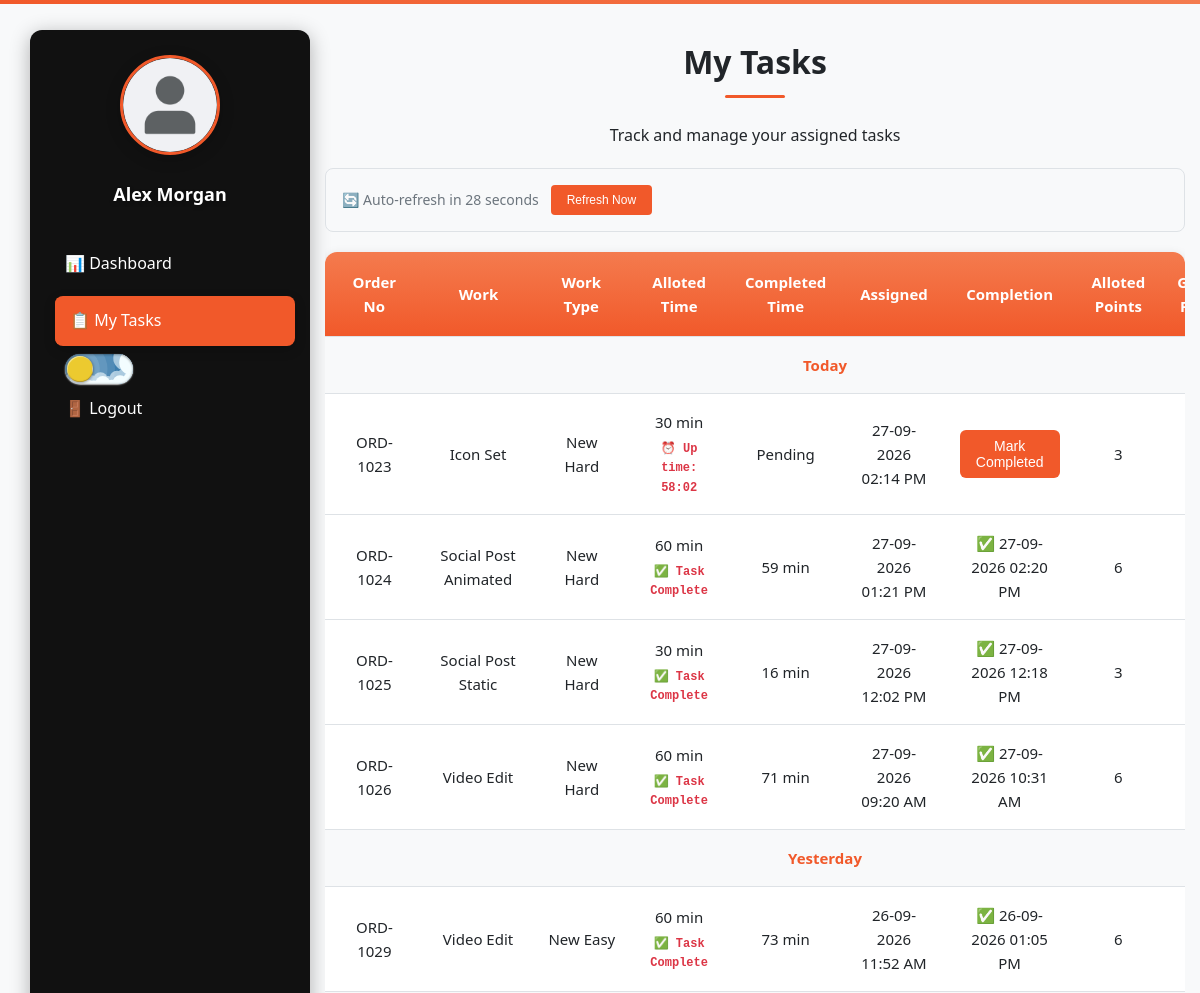
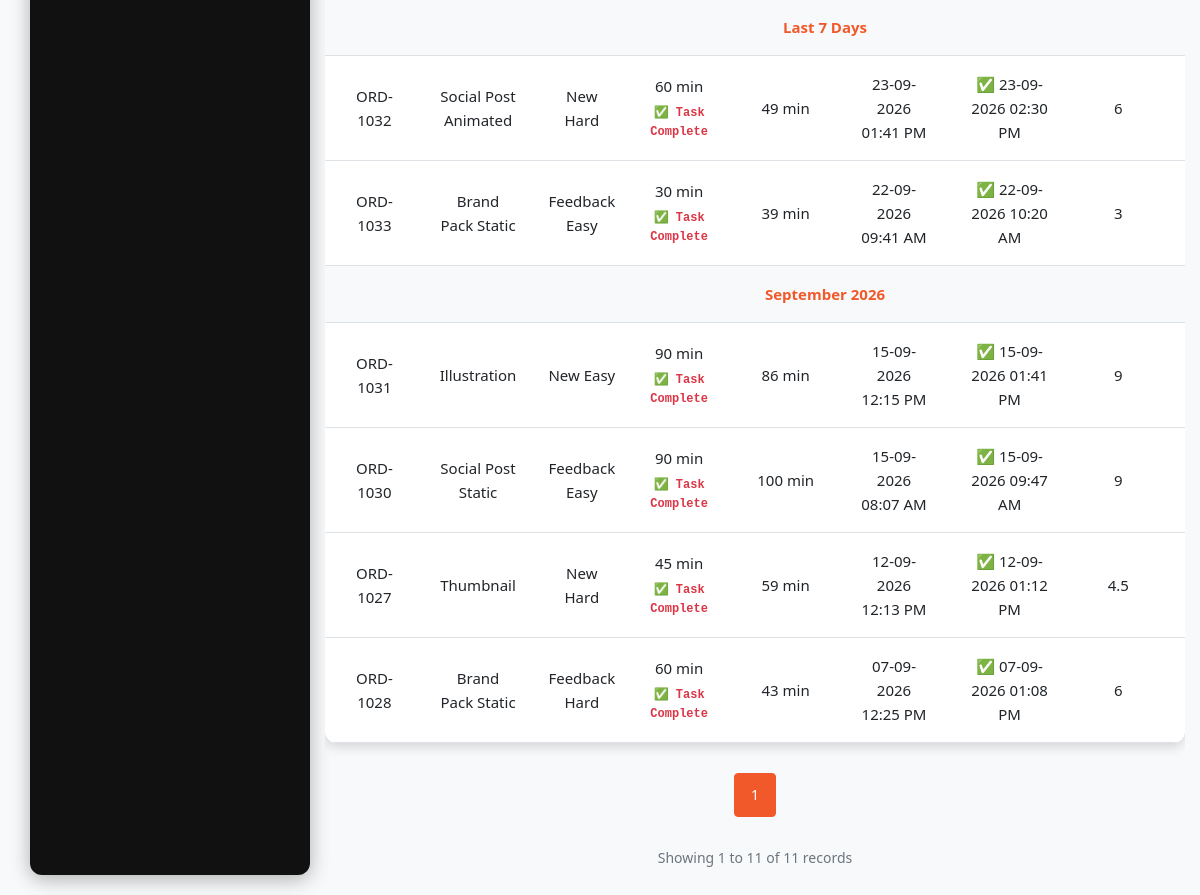
The page /employee/pages/tasks.php (signed in) on the database its author committed (2 pictures, top to bottom).
### tables this page shows
CREATE TABLE `users` (
  `id` int(11) NOT NULL,
  `username` varchar(100) NOT NULL,
  `name` varchar(100) DEFAULT NULL,
  `password` varchar(255) NOT NULL,
  `role` enum('admin','employee') NOT NULL,
  `profile_picture` varchar(255) DEFAULT NULL,
  `remember_token` varchar(64) DEFAULT NULL
);

CREATE TABLE `designer_points` (
  `id` int(11) NOT NULL,
  `designer_name` varchar(100) DEFAULT NULL,
  `order_no` tinytext DEFAULT NULL,
  `work` text DEFAULT NULL,
  `amount` int(11) NOT NULL,
  `allotted_points` float DEFAULT NULL,
  `points_gained` float DEFAULT NULL,
  `timestamp` datetime DEFAULT current_timestamp(),
  `work_type` varchar(50) DEFAULT NULL,
  `allotted_time` int(11) DEFAULT NULL,
  `assigned_time` datetime DEFAULT current_timestamp(),
  `completion_time` datetime DEFAULT NULL,
  `completed_time` int(11) DEFAULT NULL,
  `is_paused` tinyint(1) DEFAULT 0,
  `pause_start_time` datetime DEFAULT NULL,
  `paused_duration` int(11) DEFAULT 0,
  `bonus_points` float DEFAULT 0
);

### employee/pages/tasks.php (the view, shortened to what this page needs)
<?php
include '../../config/db.php';
function get_category($timestamp) {
    $date = date('Y-m-d', strtotime($timestamp));
    $today = date('Y-m-d');
    $yesterday = date('Y-m-d', strtotime('-1 day'));
    $seven_days_ago = date('Y-m-d', strtotime('-7 days'));
    if ($date == $today) {
        return 'Today';
    } elseif ($date == $yesterday) {
        return 'Yesterday';
    } elseif ($date >= $seven_days_ago) {
        return 'Last 7 Days';
    } else {
        return date('F Y', strtotime($timestamp));
    }
}
$limit = 20;
$page = isset($_GET['page']) ? max(1, intval($_GET['page'])) : 1;
$offset = ($page - 1) * $limit;
$user_id = $_SESSION['user_id'];
$user_query = $conn->prepare("SELECT name, profile_picture FROM users WHERE id = ?");
$user_query->bind_param("i", $user_id);
$user_query->execute();
$user_result = $user_query->get_result()->fetch_assoc();
$employee_name = $user_result['name'] ?? $_SESSION['username'];
$count_stmt = $conn->prepare("SELECT COUNT(*) as total FROM designer_points WHERE designer_name = ?");
$count_stmt->bind_param("s", $employee_name);
$count_stmt->execute();
$total_result = $count_stmt->get_result()->fetch_assoc();
$total_records = $total_result['total'];
$total_pages = ceil($total_records / $limit);
$stmt = $conn->prepare("SELECT *, bonus_points FROM designer_points WHERE designer_name = ? ORDER BY assigned_time DESC LIMIT ? OFFSET ?");
$stmt->bind_param("sii", $employee_name, $limit, $offset);
$stmt->execute();
$result = $stmt->get_result();
$tasks = [];
while ($row = $result->fetch_assoc()) {
    $allottedPoints = $row['allotted_time'] / 10;
    $gainedPoints = 0;
    if ($row['completion_time'] && isset($row['points_gained'])) {
        $gainedPoints = floatval($row['points_gained']);
    }
    $row['allotted_points'] = $allottedPoints;
    $row['gained_points'] = $gainedPoints;
    $tasks[] = $row;
}
?>
<!DOCTYPE html>
<html>
<head>
    <link rel="stylesheet" href="../css/employee_styles.css?v=1.1">
    <link rel="stylesheet" href="../css/sidebar_stylesheet.css?v=1.1">
    <link rel="stylesheet" href="../css/tasks_stylesheet.css?v=1.1">
</head>
<body>
    <div class="dashboard">
        <?php include '../includes/sidebar.php'; ?>
        <div class="main-content">
            <div class="records-container">
                <div class="page-header">
                    <h1 class="page-title">My Tasks</h1>
                    <p class="page-subtitle">Track and manage your assigned tasks</p>
                </div>
                <div id="refresh-indicator" class="refresh-indicator">
                    <span class="refresh-text">🔄 Auto-refresh in <span id="refresh-countdown">30</span> seconds</span>
                    <button onclick="location.reload()" class="refresh-btn">Refresh Now</button>
                </div>
                <div class="table-section">
                    <div class="table-container">
                <table class="data-table">
                    <thead>
                        <tr>
                            <th>Order No</th>
                            <th>Work</th>
                            <th>Work Type</th>
                            <th>Alloted Time</th>
                            <th>Completed Time</th>
                            <th>Assigned</th>
                            <th>Completion</th>
                            <th>Alloted Points</th>
                            <th>Gained Points</th>
                        </tr>
                    </thead>
                    <tbody id="tasksTableBody">
                        <?php
                        $current_category = '';
                        foreach ($tasks as $task):
                            $category = get_category($task['assigned_time']);
                            if ($category != $current_category) {
                                $current_category = $category;
                                echo "<tr><td colspan='10' class='category-header'>$category</td></tr>";
                            }
                        ?>
                            <tr<?= empty($task['completion_time']) ? ' class="pending-row"' : '' ?> data-task-id="<?= $task['id'] ?>">
                                <td><?= htmlspecialchars($task['order_no']) ?></td>
                                <td><?= htmlspecialchars($task['work']) ?></td>
                                <td><?= htmlspecialchars($task['work_type']) ?></td>
                                <td>
                                    <?= htmlspecialchars($task['allotted_time']) ?> min
                                    <div class="countdown"
                                        data-assigned="<?= htmlspecialchars($task['assigned_time']) ?>"
                                        data-allotted="<?= htmlspecialchars($task['allotted_time']) ?>"
                                        id="countdown-<?= htmlspecialchars($task['id']) ?>"
                                        data-completed="<?= $task['completion_time'] ? '1' : '0' ?>"
                                        data-paused-duration="<?= $task['paused_duration'] ?? 0 ?>"
                                        data-paused="<?= $task['is_paused'] ? '1' : '0' ?>">
                                    </div>
                                </td>
                                <td>
                                    <?php if ($task['completion_time']): ?>
                                        <?= htmlspecialchars($task['completed_time']) ?> min
                                    <?php else: ?>
                                        Pending
                                    <?php endif; ?>
                                </td>
                                <td><?= date('d-m-Y h:i A', strtotime($task['assigned_time'])) ?></td>
                                <td>
                                    <?php if ($task['completion_time']): ?>
                                        ✅ <?= date('d-m-Y h:i A', strtotime($task['completion_time'])) ?>
                                    <?php else: ?>
                                        <button type="button" class="complete-btn" onclick="markTaskCompleted(<?= $task['id'] ?>)">Mark Completed</button>
                                    <?php endif; ?>
                                </td>
                                <td><?= htmlspecialchars($task['allotted_points']) ?></td>
                                <td>
                                </td>
                                </tr>
                            <?php endforeach; ?>
                    </tbody>
                </table>
            </div>
            <div class="pagination">
                <?php
                $query_params = $_GET;
                unset($query_params['page']);
                $query_string = http_build_query($query_params);
                $separator = $query_string ? '&' : '';
                ?>
                <?php
                $start_page = max(1, $page - 2);
                $end_page = min($total_pages, $page + 2);
                for ($i = $start_page; $i <= $end_page; $i++):
                ?>
                    <a href="?page=<?= $i ?><?= $separator . $query_string ?>" class="pagination-link <?= $i == $page ? 'pagination-active' : '' ?>"><?= $i ?></a>
                <?php endfor; ?>
            </div>
            <div class="pagination-info">
                Showing <?= $offset + 1 ?> to <?= min($offset + $limit, $total_records) ?> of <?= $total_records ?> records
            </div>
        </div>
    </div>
</body>
</html>

### employee/includes/sidebar.php (shortened to what this page needs)
<?php
$employee_name = '';
$profile_pic = '../assets/images/default_profile.png';
if (isset($_SESSION['user_id'])) {
    include '../../config/db.php';
    $user_id = $_SESSION['user_id'];
    $user_query = $conn->prepare("SELECT name, profile_picture FROM users WHERE id = ?");
    $user_query->bind_param("i", $user_id);
    $user_query->execute();
    $user_result = $user_query->get_result()->fetch_assoc();
    $employee_name = $user_result['name'] ?? $_SESSION['username'];
    $profile_pic = $user_result['profile_picture'] ?: '../../assets/images/default_profile.png';
}
?>
<div class="sidebar" id="sidebar">
    <img src="<?= $profile_pic ?>" alt="Profile Picture">
    <h3><?= htmlspecialchars($employee_name) ?></h3>
    <div class="menu">
        <a href="employee_dashboard.php" class="<?= basename($_SERVER['PHP_SELF']) == 'employee_dashboard.php' ? 'active' : '' ?>">📊 Dashboard</a>
        <a href="tasks.php" class="<?= basename($_SERVER['PHP_SELF']) == 'tasks.php' ? 'active' : '' ?>">📋 My Tasks</a>
        <div class="dark-toggle mobile-dark-toggle">
          <label class="theme-switch">
            <div class="theme-switch__container">
              <div class="theme-switch__circle-container">
                <div class="theme-switch__sun-moon-container">
                </div>
              </div>
            </div>
          </label>
        </div>
        <a href="../../logout.php" class="<?= basename($_SERVER['PHP_SELF']) == 'logout.php' ? 'active' : '' ?>">🚪 Logout</a>
    </div>
</div>

### employee/css/employee_styles.css (style rules this page uses)
:root { --bg: #f9f9f9; --text: #2c3e50; --card: #fff; --input-bg: #fff; --border: #ccc; --button: #f1592a; --button-hover: #f47b4e; --link: #007bff; --primary-color: #f1592a; --primary-hover: #f47b4e; --secondary-color: #6c757d; --danger-color: #dc3545; --danger-hover: #c82333; --warning-color: #ffc107; --info-color: #17a2b8; --success-color: #18d331; --text-primary: #2c3e50; --text-secondary: #6c757d; --text-light: #f8f9fa; --bg-primary: #ffffff; --bg-secondary: #f8f9fa; --bg-dark: #343a40; --border-color: #dee2e6; --border-light: #e9ecef; --shadow-sm: 0 2px 4px rgba(0, 0, 0, 0.1); --shadow-md: 0 4px 8px rgba(0, 0, 0, 0.12); --shadow-lg: 0 8px 16px rgba(0, 0, 0, 0.15); --radius-sm: 4px; --radius-md: 8px; --radius-lg: 12px; --transition: all 0.3s ease; --error: #dc3545; --success: #f1592a; --warning: #ffc107; }
* { box-sizing: border-box; transition: background-color 0.3s, color 0.3s, border-color 0.3s; }
body { font-family: 'Segoe UI', sans-serif; background-color: var(--bg); color: var(--text); padding: 15px; margin: 0; line-height: 1.6; }

### rows shown on the page
users: name "Alex Morgan"
designer_points: assigned_time "Today", order_no "ORD-1023", work "Icon Set", work_type "New Hard", allotted_time "30", shows "Pending", assigned_time "27-09-2026 02:14 PM", allotted_points "3"
designer_points: order_no "ORD-1024", work "Social Post Animated", work_type "New Hard", allotted_time "60", completed_time "59", assigned_time "27-09-2026 01:21 PM", completion_time "27-09-2026 02:20 PM", allotted_points "6"
designer_points: order_no "ORD-1025", work "Social Post Static", work_type "New Hard", allotted_time "30", completed_time "16", assigned_time "27-09-2026 12:02 PM", completion_time "27-09-2026 12:18 PM", allotted_points "3"
designer_points: order_no "ORD-1026", work "Video Edit", work_type "New Hard", allotted_time "60", completed_time "71", assigned_time "27-09-2026 09:20 AM", completion_time "27-09-2026 10:31 AM", allotted_points "6"
designer_points: assigned_time "Yesterday", order_no "ORD-1029", work "Video Edit", work_type "New Easy", allotted_time "60", completed_time "73", assigned_time "26-09-2026 11:52 AM", completion_time "26-09-2026 01:05 PM", allotted_points "6"
designer_points: assigned_time "Last 7 Days", order_no "ORD-1032", work "Social Post Animated", work_type "New Hard", allotted_time "60", completed_time "49", assigned_time "23-09-2026 01:41 PM", completion_time "23-09-2026 02:30 PM", allotted_points "6"
designer_points: order_no "ORD-1033", work "Brand Pack Static", work_type "Feedback Easy", allotted_time "30", completed_time "39", assigned_time "22-09-2026 09:41 AM", completion_time "22-09-2026 10:20 AM", allotted_points "3"
designer_points: assigned_time "September 2026", order_no "ORD-1031", work "Illustration", work_type "New Easy", allotted_time "90", completed_time "86", assigned_time "15-09-2026 12:15 PM", completion_time "15-09-2026 01:41 PM", allotted_points "9"
designer_points: order_no "ORD-1030", work "Social Post Static", work_type "Feedback Easy", allotted_time "90", completed_time "100", assigned_time "15-09-2026 08:07 AM", completion_time "15-09-2026 09:47 AM", allotted_points "9"
designer_points: order_no "ORD-1027", work "Thumbnail", work_type "New Hard", allotted_time "45", completed_time "59", assigned_time "12-09-2026 12:13 PM", completion_time "12-09-2026 01:12 PM", allotted_points "4.5"
designer_points: order_no "ORD-1028", work "Brand Pack Static", work_type "Feedback Hard", allotted_time "60", completed_time "43", assigned_time "07-09-2026 12:25 PM", completion_time "07-09-2026 01:08 PM", allotted_points "6"

### other values the page prints
$offset + 1 "1"
min($offset + $limit, $total_records) "11"
$total_records "11"
